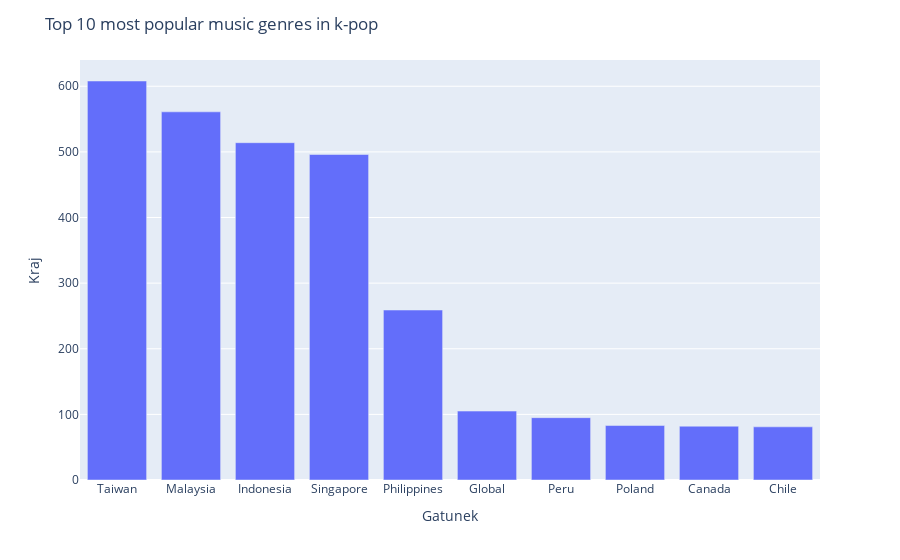

Here is the notebook cell this chart was saved with:
### Code cell
wprowadzony_gatunek = input("Enter the name of the music genre for which you want to see the top 10 countries: ")
nowy_fd = fd.loc[fd['Genre'] == wprowadzony_gatunek, ['Genre', 'Country']]
zliczanie = nowy_fd['Country'].value_counts()
zliczanie.columns = ['Country', 'Counts']  
nowy_fd['Country'].value_counts().nlargest(5).reset_index().rename(columns={'Country': 'Counts', 'index': 'Country'})
top5_counts = nowy_fd['Country'].value_counts().nlargest(10).reset_index().rename(columns={'Country': 'Counts', 'index': 'Country'})
fig = px.bar(nowy_fd, x=top5_counts['Country'], y=top5_counts['Counts'], labels={'x':'Gatunek', 'y':'Kraj'})
fig.update_layout(title=f"Top 10 most popular music genres in {wprowadzony_gatunek}")
fig.show()

### Figure 1 — Plotly figure (JSON) as saved in the notebook; plotly's stock layout.template omitted (floating-point values rounded to 4 significant figures)
{"data": [{"alignmentgroup": "True", "hovertemplate": "Gatunek=%{x}<br>Kraj=%{y}<extra></extra>", "legendgroup": "", "marker": {"color": "#636efa", "pattern": {"shape": ""}}, "name": "", "offsetgroup": "", "orientation": "v", "showlegend": false, "textposition": "auto", "type": "bar", "x": ["Taiwan", "Malaysia", "Indonesia", "Singapore", "Philippines", "Global", "Peru", "Poland", "Canada", "Chile"], "xaxis": "x", "y": [608, 561, 514, 496, 259, 105, 95, 83, 82, 81], "yaxis": "y"}], "layout": {"autosize": true, "barmode": "relative", "legend": {"tracegroupgap": 0}, "margin": {"t": 60}, "title": {"text": "Top 10 most popular music genres in k-pop"}, "xaxis": {"anchor": "y", "autorange": true, "domain": [0, 1], "range": [-0.5, 9.5], "title": {"text": "Gatunek"}, "type": "category"}, "yaxis": {"anchor": "x", "autorange": true, "domain": [0, 1], "range": [0, 640], "title": {"text": "Kraj"}, "type": "linear"}}}
